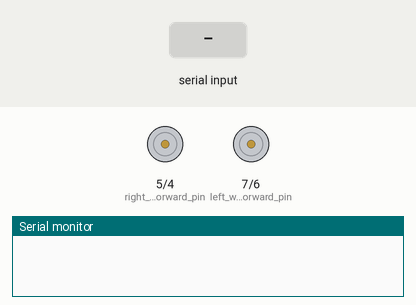
Bench run of a sketch on a simulated Arduino Uno, built with avr-gcc and run on an emulated ATmega328P. Parts: motor-driver pin pairs drawn as motors (green arrow = first pin HIGH = forward, orange = second pin HIGH = backward, longer = more drive), the last lines printed to the serial monitor. Inputs (shaded band) come from the test bench.

Above: at 1.2 s.
1.3 s: "F" received over the second serial link
At 2.4 s:
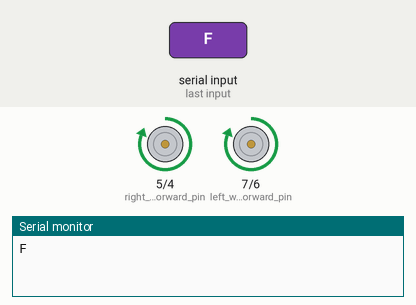
2.8 s: "B" received over the second serial link
At 3.5 s:
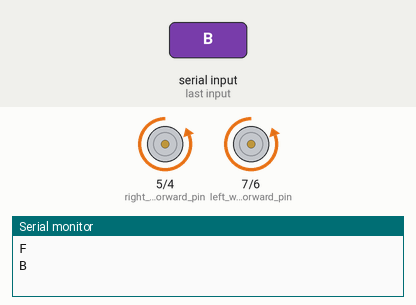
4.3 s: "L" received over the second serial link
At 4.6 s:
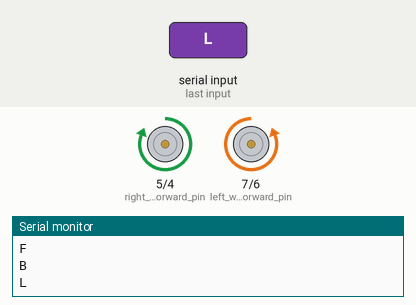
5.8 s: "R" received over the second serial link
At 7.0 s:
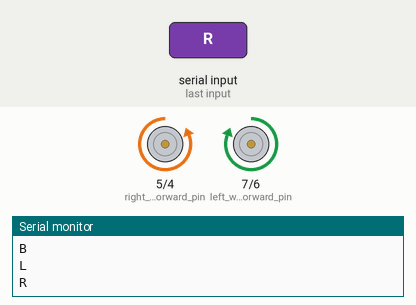
Timing chart, 0 to 8.3 s (numbered marks = the images above; inputs shaded):
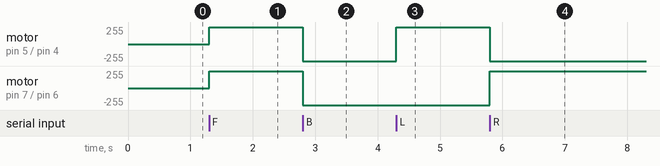

Measured:
- after the input at 1.3 s, motor on pin 5 (right_wheel_forward_pin) / pin 4 (right_wheel_backward_pin), motor on pin 7 (left_wheel_forward_pin) / pin 6 (left_wheel_backward_pin): stopped → forward 255/255 at once
- after the input at 2.8 s, motor on pin 5 (right_wheel_forward_pin) / pin 4 (right_wheel_backward_pin), motor on pin 7 (left_wheel_forward_pin) / pin 6 (left_wheel_backward_pin): forward 255/255 → backward 255/255 at once
- after the input at 4.3 s, motor on pin 5 (right_wheel_forward_pin) / pin 4 (right_wheel_backward_pin): backward 255/255 → forward 255/255 at once
- after the input at 5.8 s, motor on pin 5 (right_wheel_forward_pin) / pin 4 (right_wheel_backward_pin): forward 255/255 → backward 255/255 at once; motor on pin 7 (left_wheel_forward_pin) / pin 6 (left_wheel_backward_pin): backward 255/255 → forward 255/255 at once

The sketch:

car_with_bluetooth.ino
```cpp
/* This script is the basic use of Bluetooth module, L293D and two motors (used as wheels).
The Bluetooth module controls the car's movement.
It has five driving modes: Forward, Backward, Left, Right, and Stop.
The Bluetooth module is connected to the Arduino via the SoftwareSerial library. */

#include <SoftwareSerial.h>

SoftwareSerial my_bluetooth(10, 11);

int left_wheel_forward_pin = 7;
int left_wheel_backward_pin = 6;
int right_wheel_forward_pin = 5;
int right_wheel_backward_pin = 4;


void setup() {
  Serial.begin(9600);        // initialize the serial communication
  my_bluetooth.begin(9600);  // initialize the bluetooth communication

  pinMode(left_wheel_forward_pin, OUTPUT);
  pinMode(left_wheel_backward_pin, OUTPUT);
  pinMode(right_wheel_forward_pin, OUTPUT);
  pinMode(right_wheel_backward_pin, OUTPUT);
}


void loop() {
  if (my_bluetooth.available()) {   // if bluetooth is available
    char ch = my_bluetooth.read();  // read the character
    Serial.println(ch);             // print the character

    // stop all motors before changing direction
    digitalWrite(left_wheel_forward_pin, 0);
    digitalWrite(left_wheel_backward_pin, 0);
    digitalWrite(right_wheel_forward_pin, 0);
    digitalWrite(right_wheel_backward_pin, 0);

    // drive forward
    while (ch == 'F') {
      digitalWrite(left_wheel_forward_pin, 1);
      digitalWrite(right_wheel_forward_pin, 1);
      break;
    }

    // drive backward
    while (ch == 'B') {
      digitalWrite(left_wheel_backward_pin, 1);
      digitalWrite(right_wheel_backward_pin, 1);
      break;
    }

    // turn left
    while (ch == 'L') {
      digitalWrite(left_wheel_backward_pin, 1);
      digitalWrite(right_wheel_forward_pin, 1);
      break;
    }

    // turn right
    while (ch == 'R') {
      digitalWrite(left_wheel_forward_pin, 1);
      digitalWrite(right_wheel_backward_pin, 1);
      break;
    }

    // stop
    while (ch == 'S') {
      digitalWrite(left_wheel_forward_pin, 0);
      digitalWrite(left_wheel_backward_pin, 0);
      digitalWrite(right_wheel_forward_pin, 0);
      digitalWrite(right_wheel_backward_pin, 0);
      break;
    }
  }
}
```
